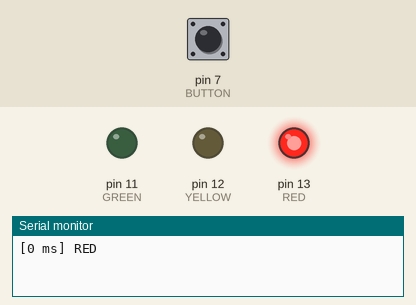
A sketch run on a simulated Arduino Uno, built with avr-gcc and run on an emulated ATmega328P. On the bench: output pins drawn as LEDs (lit = HIGH), the last lines printed to the serial monitor. Inputs (shaded band) come from the test bench; at power-on: pin 7 (BUTTON) HIGH.

Above: at 1.2 s.
1.3 s: pin 7 (BUTTON) pulled LOW for 0.15 s
At 14.9 s:
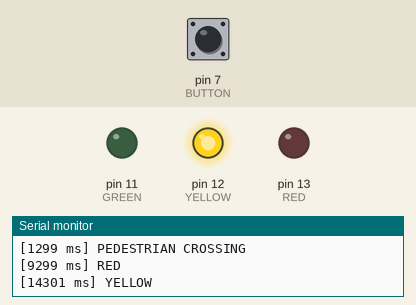
At 17.5 s:
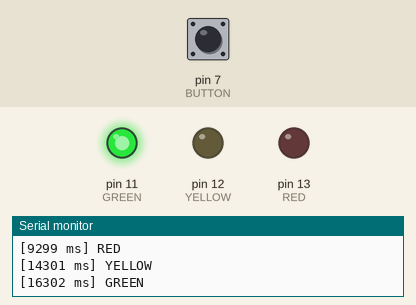
Timing chart, 0 to 17.8 s (numbered marks = the images above; inputs shaded):
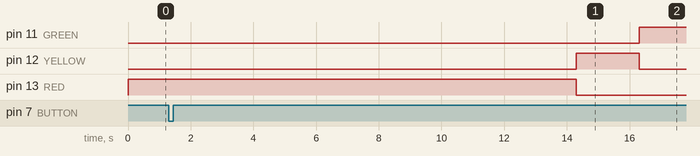

The sketch:

traffic_light.ino
```cpp
/*
  Traffic Light Controller with Pedestrian Button
  Uses INPUT_PULLUP (No external resistor)
*/

const int RED = 13;
const int YELLOW = 12;
const int GREEN = 11;
const int BUTTON = 7;

void printState(String state)
{
  Serial.print("[");
  Serial.print(millis());
  Serial.print(" ms] ");
  Serial.println(state);
}

void pedestrianCrossing()
{
  digitalWrite(RED, HIGH);
  digitalWrite(YELLOW, LOW);
  digitalWrite(GREEN, LOW);

  printState("PEDESTRIAN CROSSING");

  delay(8000);
}

void setup()
{
  pinMode(RED, OUTPUT);
  pinMode(YELLOW, OUTPUT);
  pinMode(GREEN, OUTPUT);

  pinMode(BUTTON, INPUT_PULLUP);   // <-- Internal pull-up

  Serial.begin(9600);
}

void loop()
{
  // RED
  digitalWrite(RED, HIGH);
  digitalWrite(YELLOW, LOW);
  digitalWrite(GREEN, LOW);

  printState("RED");

  for (int i = 0; i < 50; i++)
  {
    if (digitalRead(BUTTON) == LOW)
    {
      pedestrianCrossing();
      return;
    }
    delay(100);
  }

  // YELLOW
  digitalWrite(RED, LOW);
  digitalWrite(YELLOW, HIGH);
  digitalWrite(GREEN, LOW);

  printState("YELLOW");

  for (int i = 0; i < 20; i++)
  {
    if (digitalRead(BUTTON) == LOW)
    {
      pedestrianCrossing();
      return;
    }
    delay(100);
  }

  // GREEN
  digitalWrite(RED, LOW);
  digitalWrite(YELLOW, LOW);
  digitalWrite(GREEN, HIGH);

  printState("GREEN");

  for (int i = 0; i < 40; i++)
  {
    if (digitalRead(BUTTON) == LOW)
    {
      pedestrianCrossing();
      return;
    }
    delay(100);
  }
}
```
